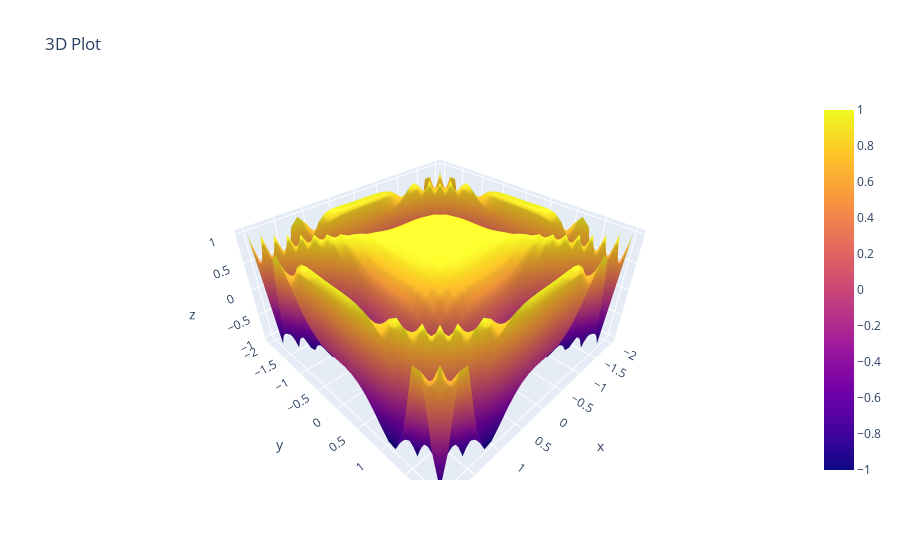

Notebook code cell kept with this figure:
### Code cell
x,y=np.meshgrid(np.linspace(-2,2,30),np.linspace(-2,2,30))
z=np.cos(x**3+y**3)
trace=go.Surface(x=x,y=y,z=z)
fig=go.Figure(data=[trace],layout=go.Layout(title='3D Plot'))
fig.show()

### Figure 1 — Plotly figure (JSON) as saved in the notebook; plotly's stock layout.template omitted (floating-point values rounded to 4 significant figures; data arrays with more than 128 entries replaced by an {"elided": "..."} marker saying what was removed)
{"data": [{"type": "surface", "x": {"elided": "30x30 float values"}, "y": {"elided": "30x30 float values"}, "z": {"elided": "30x30 float values"}}], "layout": {"title": {"text": "3D Plot"}}}
